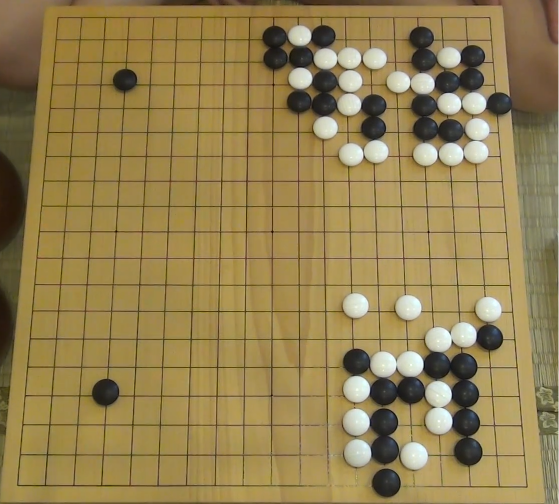
#> input picture demo4.jpg, 1118 x 1007 px (shown at 1/2 size)
$ python step2.py
#> lines starting #> are read from the running program, lines starting #| are printed output that depends on the picture; after the words box and inside, x2 and y2 are one past the last pixel; in counts of white or black regions, pixels touching at a corner belong together
import cv2
import numpy as np

pic_file = r'demo4.jpg'
im_bgr = cv2.imread(pic_file) # 读入图像
#> im_bgr is the input picture: shape (1007, 1118, 3); mean B, G, R 81.1, 129.3, 149.3
im_gray = cv2.cvtColor(im_bgr, cv2.COLOR_BGR2GRAY) # 转灰度
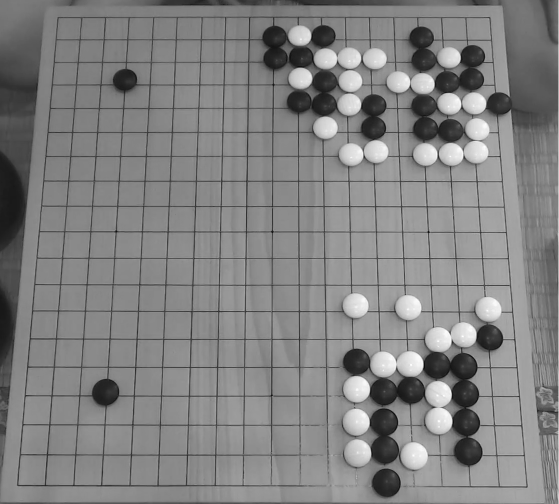
#> im_gray: shape (1007, 1118) (shown at 1/2 size); min 0, max 255, mean 129.8
im_gray = cv2.GaussianBlur(im_gray, (3,3), 0) # 滤波降噪
im_edge = cv2.Canny(im_gray, 30, 50) # 边缘检测
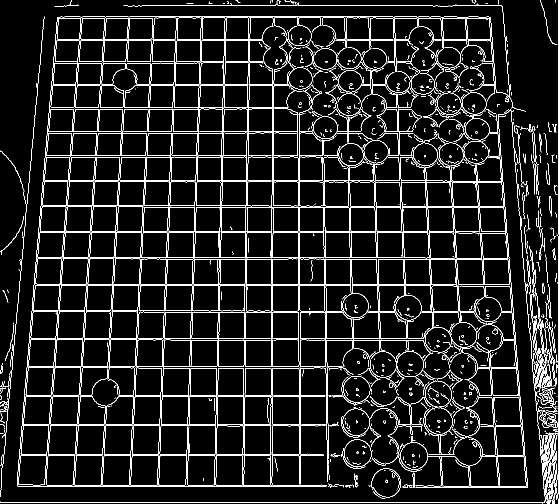
#> im_edge: shape (1007, 1118) (shown at 1/2 size); 7.8% white in thin lines or dots

contours, hierarchy = cv2.findContours(im_edge, cv2.RETR_EXTERNAL, cv2.CHAIN_APPROX_SIMPLE) # 提取轮廓
#> contours = 1033 contours, 926 with area under 20; largest, box (x1, y1, x2, y2) and area: (34, 4, 1052, 974) 151502, (66, 314, 335, 677) 44310, (432, 679, 706, 969) 23902, (649, 327, 911, 517) 19820, (114, 35, 354, 169) 15438
rect, area = None, 0 # 找到的最大四边形及其面积
for item in contours:
	hull = cv2.convexHull(item) # 寻找凸包
	epsilon = 0.1 * cv2.arcLength(hull, True) # 忽略弧长10%的点
	approx = cv2.approxPolyDP(hull, epsilon, True) # 将凸包拟合为多边形
	if len(approx) == 4 and cv2.isContourConvex(approx): # 如果是凸四边形
		ps = np.reshape(approx, (4,2))
		ps = ps[np.lexsort((ps[:,0],))]
		lt, lb = ps[:2][np.lexsort((ps[:2,1],))]
		rt, rb = ps[2:][np.lexsort((ps[2:,1],))]
		a = cv2.contourArea(approx) # 计算四边形面积
		if a > area:
			area = a
			rect = (lt, lb, rt, rb)
#> this loop made 1033 passes
#> (epsilon, lt, lb, rt, rb, a) on passes 98, 131, 152, 174, 206, 213, 222, 241, 242, 258: (18.39, [686, 896], [706, 936], [724, 880], [742, 913], 1721), (16.52, [961, 852], [966, 909], [987, 853], [991, 909], 1438.5), (1.6, [767, 841], [768, 846], [770, 841], [770, 846], 12.5), (11.46, [1085, 823], [1086, 853], [1110, 830], [1114, 855], 717.5), (4.46, [0, 805], [1, 813], [14, 802], [14, 810], 109.5), (1.62, [417, 797], [418, 801], [422, 798], [422, 801], 15.5), (15.66, [821, 809], [823, 850], [848, 794], [861, 813], 1170), (1.94, [818, 786], [820, 790], [822, 785], [825, 789], 20.5), (1.76, [938, 786], [939, 790], [942, 784], [942, 789], 16.5), (1.52, [819, 776], [820, 780], [822, 775], [823, 779], 13)
#> (epsilon, approx, ps, a, area, rect) on pass 42: (2.07, [[788, 954], [784, 953], [784, 947], [789, 950]], [[784, 953], [784, 947], [788, 954], [789, 950]], 23.5, 23.5, ([784, 947], [784, 953], [789, 950], [788, 954]))
#> after the loop, area = 712427; rect = ([115, 34], [34, 971], [1004, 12], [651, 973])

if rect is None:
	print('在图像文件中找不到棋盘！')
else:
	print('棋盘坐标：')
	print('\t左上角：(%d,%d)'%(rect[0][0],rect[0][1]))
#| 	左上角：(115,34)
	print('\t左下角：(%d,%d)'%(rect[1][0],rect[1][1]))
#| 	左下角：(34,971)
	print('\t右上角：(%d,%d)'%(rect[2][0],rect[2][1]))
#| 	右上角：(1004,12)
	print('\t右下角：(%d,%d)'%(rect[3][0],rect[3][1]))
#| 	右下角：(651,973)


im = np.copy(im_bgr)
for p in rect:
	im = cv2.line(im, (p[0]-10,p[1]), (p[0]+10,p[1]), (0,0,255), 1)
	im = cv2.line(im, (p[0],p[1]-10), (p[0],p[1]+10), (0,0,255), 1)
#> this loop made 4 passes
#> im: shape (1007, 1118, 3); mean B, G, R 81.1, 129.3, 149.4


# Resize to 50% of the original size
width = int(im.shape[1] * 0.5)
#> width = 559
height = int(im.shape[0] * 0.5)
#> height = 503
new_dim = (width, height)
#> new_dim = (559, 503)

resized_image = cv2.resize(im, new_dim, interpolation=cv2.INTER_AREA)
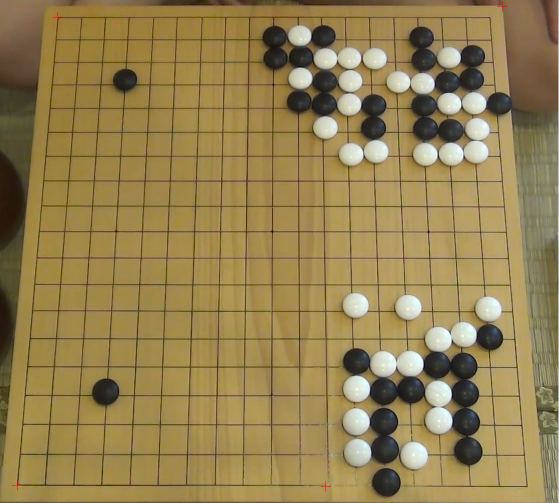
#> resized_image: shape (503, 559, 3); mean B, G, R 81.1, 129.3, 149.4

# Display the resized image
cv2.imshow('Resized Image', resized_image)

cv2.waitKey(0)

cv2.destroyAllWindows()

$ run again, with demo3.jpg copied over demo4.jpg
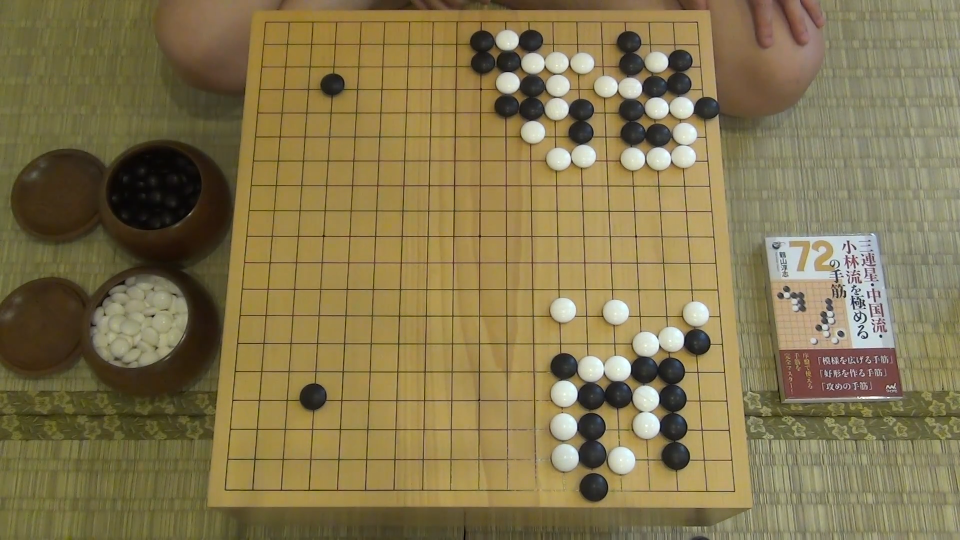
#> input picture demo3.jpg, 1920 x 1080 px (shown at 1/2 size)
#> im_bgr is the input picture: shape (1080, 1920, 3); mean B, G, R 78.5, 118.1, 132.2
#> `im_edge = cv2.Canny(im_gray, 30, 50)`:
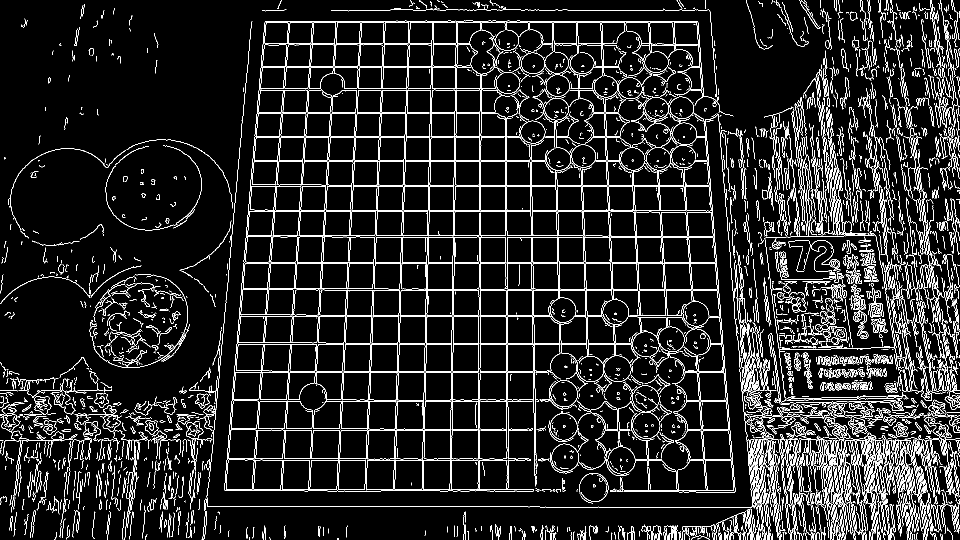
#> im_edge: shape (1080, 1920) (shown at 1/2 size); 8.8% white in thin lines or dots
#> contours = 3691 contours, 3453 with area under 20; largest, box (x1, y1, x2, y2) and area: (449, 13, 1467, 983) 151502, (1528, 463, 1844, 797) 51274, (481, 323, 750, 686) 44310, (847, 688, 1121, 978) 23902, (1064, 336, 1326, 526) 19820
#> the loop `for item in contours:` made 3691 passes
#> (epsilon, lt, lb, rt, rb, a) on passes 401, 502, 561, 594, 644, 893: (1.9, [1897, 1003], [1900, 1007], [1903, 1002], [1904, 1005], 20.5), (6.34, [1620, 987], [1622, 1007], [1629, 987], [1633, 1009], 207), (2.68, [1556, 972], [1556, 981], [1560, 974], [1561, 982], 37.5), (1.91, [1126, 960], [1127, 967], [1129, 960], [1129, 967], 17.5), (18.23, [1158, 971], [1186, 1003], [1193, 946], [1216, 979], 1681), (1.41, [1910, 903], [1911, 907], [1912, 902], [1914, 906], 11.5)
#> after the loop `for item in contours:`: area = 712427; rect = ([530, 43], [449, 980], [1419, 21], [1066, 982])
#| 	左上角：(530,43)
#| 	左下角：(449,980)
#| 	右上角：(1419,21)
#| 	右下角：(1066,982)
#> the loop `for p in rect:` made 4 passes
#> `resized_image = cv2.resize(im, new_dim, interpolation=cv2.INTER_AREA)`:
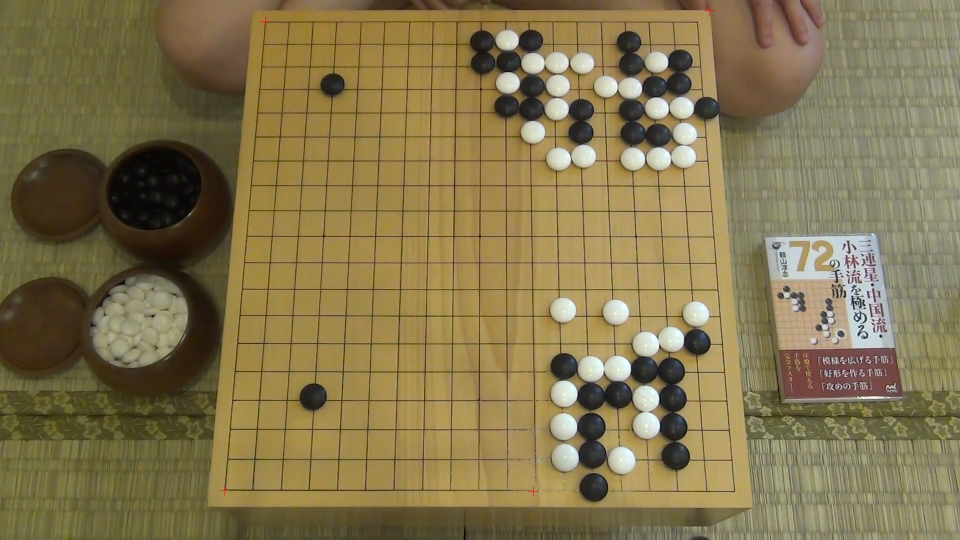
#> resized_image: shape (540, 960, 3); mean B, G, R 78.7, 118.3, 132.3
